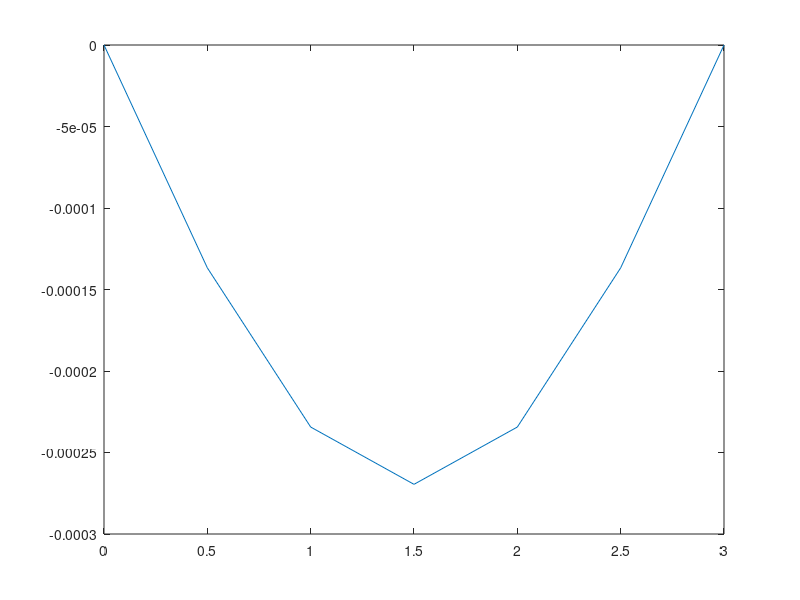

Reproduce this figure in MATLAB.
clc
clear all
E= 200*10^9;
I=30000*(1/100)^4;
w=15000;
L=3;
%Boundary conditions
y1 = 0; yn = 0;
%Solution nodes
n = 7; %number of intervels
x = linspace(0, L, n);
dx = x(2)-x(1);
x_int = x(2:end-1);
%set up coefficient matrix
n_mat = n-2;
A = zeros(n_mat, n_mat);
%diagonal
for ndx = 1:n_mat
    A(ndx,ndx)=-2;
end
%off-diagonal
for ndx=1:n_mat-1
    A(ndx,ndx+1) = 1;
    A(ndx+1,ndx) = 1;
end
diag_vals = [1*ones(n_mat,1) -2*ones(n_mat,1) 1*ones(n_mat,1)];
B = spdiags(diag_vals, -1:1, n_mat, n_mat);
RHS = (w*dx^2/(2*E*I))*(L*x_int-x_int.^2);
B1 = eig(B);
y_int = A\RHS';
%y_int = diag(B1)/RHS;
y = [y1, y_int(:,1)', yn];
figure
plot(x,y)
